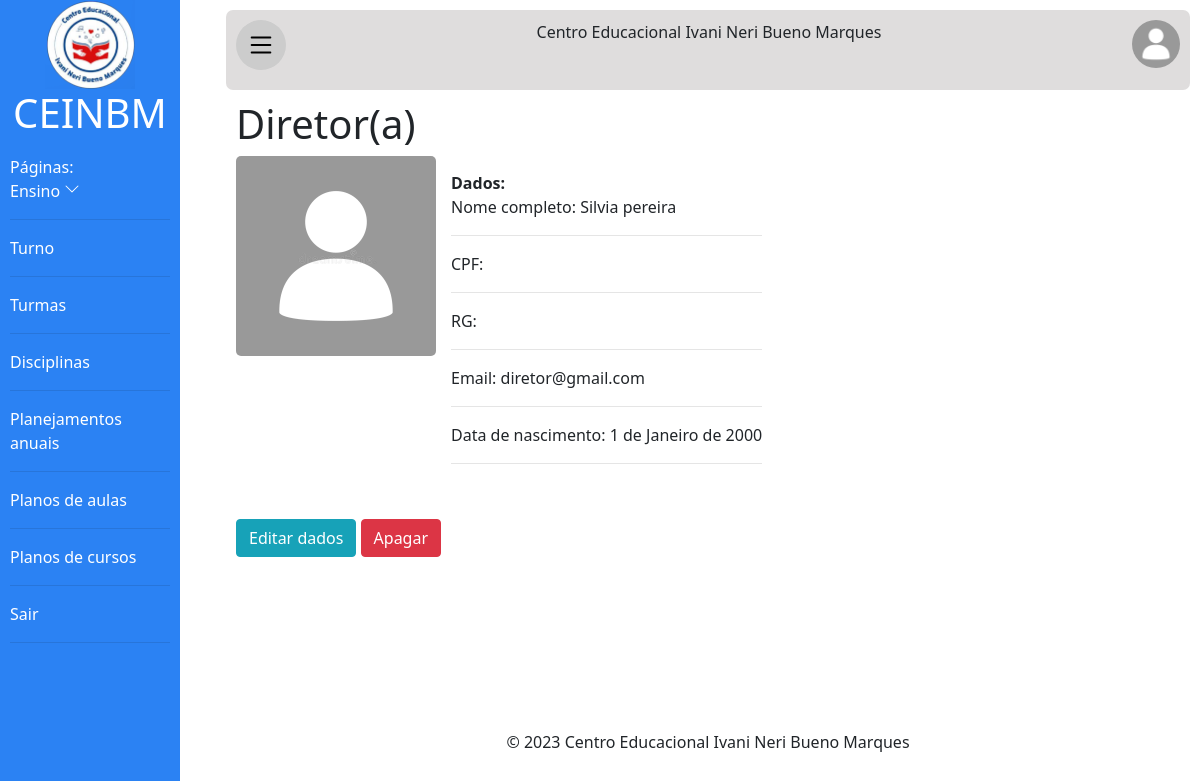
The page /ceinbm/detalhes/Diretor/1 (signed in) on the database its author committed.
### principal/models.py (models this page shows, shortened)
class Usuario(models.Model):
    texto_ajuda_senha = 'A senha deverá ter no mínimo 8 caracteres. Deverá ter números e letras.'
    generos = [
        ('Masculino', 'Masculino'),
        ('Feminino', 'Feminino'),
        ('Outro', 'Outro')
    ]
    user = models.OneToOneField(
        User, on_delete=models.CASCADE, blank=True, null=True)
    nome = models.CharField(max_length=50)
    sobrenome = models.CharField(max_length=100)
    genero = models.CharField(
        max_length=30, choices=generos, verbose_name='Gênero', default='Outro')
    email = models.EmailField()
    senha = models.CharField(max_length=128, help_text=texto_ajuda_senha)
    cpf = models.CharField(max_length=14, blank=True, verbose_name='CPF')
    rg = models.CharField(max_length=13, blank=True, verbose_name='RG')
    data_de_nascimento = models.DateField(
        blank=True, null=True, default='01/01/2000', verbose_name='Data de Nascimento')
    class Meta:
        abstract = True

class Diretor(Usuario):
    cargo = models.CharField(
        max_length=100, default='Diretor', verbose_name='Cargo')
    foto = models.ImageField(upload_to='fotos_diretores/',
                             blank=True, null=True, verbose_name='Foto')

### detalhes/views.py (the view)
# urls.py: path('Diretor/<int:id>',views.detalhes_diretor,name='detalhes_diretor'),
@login_required(login_url='login')
@has_permission_decorator(permission_name='ver_diretor')
def detalhes_diretor(request, id):
    diretor = get_object_or_404(Diretor, pk=id)
    return render(request, 'detalhes_diretor.html', {'diretor': diretor})

### detalhes/templates/detalhes_diretor.html (shortened to what this page needs)
{% extends 'baseoficial.html' %}
{% load static %}
{% load bootstrap4 %}
{% block section %}
<h1>Diretor(a)</h1>
<div class="d-flex flex-wrap">
    <div>
        <div>
            {% if diretor.foto %}
            <img id="mostrarfoto" src="{{diretor.foto.url}}" alt="Foto do diretor">
            {% else %}
            <img id="mostrarfoto" src="{% static 'img/avatars/comum.jpg' %}" alt="Foto de usuario padrão">
            {% endif %}
        </div>
    </div>
    <div id="informacoes">
        <div>
            <strong>Dados:</strong>
            <p>Nome completo: {{diretor.user.get_full_name}}</p>
            <hr>
            <p>CPF: {{diretor.cpf}}</p>
            <hr>
            <p>RG: {{diretor.rg}}</p>
            <hr>
            <p>Email: {{diretor.user.email}}</p>
            <hr>
            <p>Data de nascimento: {{diretor.data_de_nascimento}}</p>
            <hr>
        </div>
    </div>
</div>
<br>
{% if perms.auth.modificar_diretor %}
<div>
    <a class="btn btn-info" href="{% url 'edt_diretor' diretor.id %}">Editar dados</a>
    {% if perms.auth.apagar_diretor %}
    <a class="btn btn-danger" href="{% url 'del_diretor' diretor.id %}">Apagar</a>
    {% endif %}
</div>
{% endif %}
{% endblock %}

### templates/static/css/principal.css (style rules this page uses)
* { margin: 0; padding: 0; font-family: 'Segoe UI', Tahoma, Geneva, Verdana, sans-serif; }
body { background-color: rgb(240, 240, 240); min-width: 300px; }
#informacoes { width: 75%; padding: 15px; display: flex; flex-wrap: wrap; justify-content: space-between; }
#mostrarfoto { min-width: 200px; max-width: 200px; border-radius: 5px; }

### rows shown on the page
Diretor: user.get_full_name "Silvia pereira", user.email "diretor@gmail.com", data_de_nascimento "1 de Janeiro de 2000"
